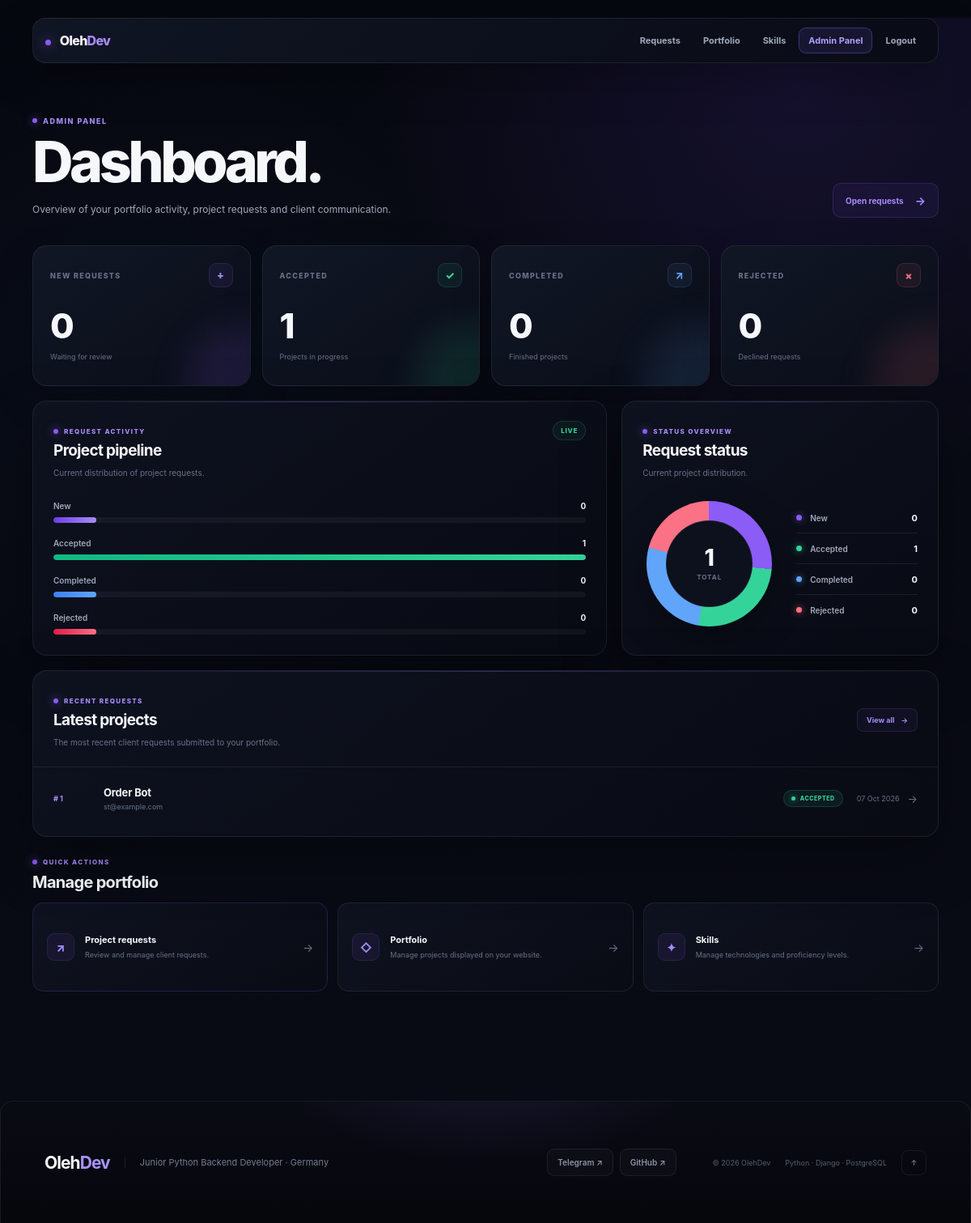
Page /admin-panel/ (signed in) on the committed database.
### olehdev/models.py (models this page shows, shortened)
class ProjectRequest(models.Model):
    class Status(models.TextChoices):
        NEW = "new", "New"
        ACCEPTED = "accepted", "Accepted"
        REJECTED = "rejected", "Rejected"
        COMPLETED = "completed", "Completed"
    class Deadline(models.TextChoices):
        FIVE_SEVEN_DAYS = "5_7_days", "5–7 days"
        ONE_TWO_WEEKS = "1_2_weeks", "1–2 weeks"
        THREE_FOUR_WEEKS = "3_4_weeks", "3–4 weeks"
        ONE_TWO_MONTHS = "1_2_months", "1–2 months"
        NOT_SURE = "not_sure", "Not sure"
    user = models.ForeignKey(
        settings.AUTH_USER_MODEL,
        on_delete=models.CASCADE,
        related_name="project_requests",
        null=True,
        blank=True,
    )
    name = models.CharField(max_length=150)
    email = models.EmailField()
    description = models.CharField(
        max_length=500,
    )
    skills = models.ManyToManyField(
        Skill,
        blank=True,
        related_name="project_requests",
    )
    budget = models.CharField(
        max_length=100,
        blank=True,
    )
    deadline = models.CharField(
        max_length=20,
        choices=Deadline.choices,
        default=Deadline.NOT_SURE,
    )
    status = models.CharField(
        max_length=20,
        choices=Status.choices,
        default=Status.NEW,
    )
    created_at = models.DateTimeField(
        auto_now_add=True,
    )
    updated_at = models.DateTimeField(
        auto_now=True,
    )
    class Meta:
        ordering = ["-created_at"]

### olehdev/views.py (the view)
@admin_required
def admin_dashboard(request):
    requests = ProjectRequest.objects.all()
    new_count = requests.filter(
        status=ProjectRequest.Status.NEW
    ).count()
    accepted_count = requests.filter(
        status=ProjectRequest.Status.ACCEPTED
    ).count()
    completed_count = requests.filter(
        status=ProjectRequest.Status.COMPLETED
    ).count()
    rejected_count = requests.filter(
        status=ProjectRequest.Status.REJECTED
    ).count()
    return render(
        request,
        "admin/dashboard.html",
        {
            "requests": requests[:10],
            "new_count": new_count,
            "accepted_count": accepted_count,
            "completed_count": completed_count,
            "rejected_count": rejected_count,
        },
    )

### olehdev/views.py (called while the page is built)
def admin_required(view_func):
    @wraps(view_func)
    def wrapper(request, *args, **kwargs):
        if not request.user.is_authenticated:
            return redirect("login")
        if not request.user.is_staff:
            return redirect("home")
        return view_func(request, *args, **kwargs)
    return wrapper

### templates/admin/dashboard.html (shortened to what this page needs)
{% extends "base.html" %}
{% load static %}
{% block styles %}
<link
    rel="stylesheet"
    href="{% static 'css/admin.css' %}"
>
{% endblock %}
{% block content %}
<section class="admin-dashboard">
    <div class="admin-dashboard-header">
        <div class="admin-dashboard-heading">
            <div class="section-label">
                ADMIN PANEL
            </div>
            <h1>
                Dashboard.
            </h1>
            <p>
                Overview of your portfolio activity, project requests
                and client communication.
            </p>
        </div>
        <a
            href="{% url 'admin_requests' %}"
            class="admin-header-action"
        >
            <span>Open requests</span>
            <span>→</span>
        </a>
    </div>
    <div class="admin-kpi-grid">
        <div class="admin-kpi-card admin-kpi-new">
            <div class="admin-kpi-top">
                <span class="admin-kpi-label">
                    NEW REQUESTS
                </span>
                <span class="admin-kpi-icon">
                    +
                </span>
            </div>
            <strong class="admin-kpi-number">
                {{ new_count }}
            </strong>
            <span class="admin-kpi-description">
                Waiting for review
            </span>
        </div>
        <div class="admin-kpi-card admin-kpi-accepted">
            <div class="admin-kpi-top">
                <span class="admin-kpi-label">
                    ACCEPTED
                </span>
                <span class="admin-kpi-icon">
                    ✓
                </span>
            </div>
            <strong class="admin-kpi-number">
                {{ accepted_count }}
            </strong>
            <span class="admin-kpi-description">
                Projects in progress
            </span>
        </div>
        <div class="admin-kpi-card admin-kpi-completed">
            <div class="admin-kpi-top">
                <span class="admin-kpi-label">
                    COMPLETED
                </span>
                <span class="admin-kpi-icon">
                    ↗
                </span>
            </div>
            <strong class="admin-kpi-number">
                {{ completed_count }}
            </strong>
            <span class="admin-kpi-description">
                Finished projects
            </span>
        </div>
        <div class="admin-kpi-card admin-kpi-rejected">
            <div class="admin-kpi-top">
                <span class="admin-kpi-label">
                    REJECTED
                </span>
                <span class="admin-kpi-icon">
                    ×
                </span>
            </div>
            <strong class="admin-kpi-number">
                {{ rejected_count }}
            </strong>
            <span class="admin-kpi-description">
                Declined requests
            </span>
        </div>
    </div>
    <div class="admin-analytics-grid">
        <section class="admin-panel admin-activity-panel">
            <div class="admin-panel-header">
                <div>
                    <span class="admin-panel-label">
                        REQUEST ACTIVITY
                    </span>
                    <h2>
                        Project pipeline
                    </h2>
                    <p>
                        Current distribution of project requests.
                    </p>
                </div>
                <div class="admin-panel-badge">
                    LIVE
                </div>
            </div>
            <div class="admin-bar-chart">
                <div
                    class="admin-chart-row"
                    data-chart-value="{{ new_count }}"
                >
                    <div class="admin-chart-info">
                        <span>
                            New
                        </span>
                        <strong>
                            {{ new_count }}
                        </strong>
                    </div>
                    <div class="admin-chart-track">
                        <div class="admin-chart-fill admin-chart-fill-new">
                        </div>
                    </div>
                </div>
                <div
                    class="admin-chart-row"
                    data-chart-value="{{ accepted_count }}"
                >
                    <div class="admin-chart-info">
                        <span>
                            Accepted
                        </span>
                        <strong>
                            {{ accepted_count }}
                        </strong>
                    </div>
                    <div class="admin-chart-track">
                        <div class="admin-chart-fill admin-chart-fill-accepted">
                        </div>
                    </div>
                </div>
                <div
                    class="admin-chart-row"
                    data-chart-value="{{ completed_count }}"
                >
                    <div class="admin-chart-info">
                        <span>
                            Completed
                        </span>
                        <strong>
                            {{ completed_count }}
                        </strong>
                    </div>
                    <div class="admin-chart-track">
                        <div class="admin-chart-fill admin-chart-fill-completed">
                        </div>
                    </div>
                </div>
                <div
                    class="admin-chart-row"
                    data-chart-value="{{ rejected_count }}"
                >
                    <div class="admin-chart-info">
                        <span>
                            Rejected
                        </span>
                        <strong>
                            {{ rejected_count }}
                        </strong>
                    </div>
                    <div class="admin-chart-track">
                        <div class="admin-chart-fill admin-chart-fill-rejected">
                        </div>
                    </div>
                </div>
            </div>
        </section>
        <section class="admin-panel admin-status-panel">
            <div class="admin-panel-header">
                <div>
                    <span class="admin-panel-label">
                        STATUS OVERVIEW
                    </span>
                    <h2>
                        Request status
                    </h2>
                    <p>
                        Current project distribution.
                    </p>
                </div>
            </div>
            <div class="admin-status-visual">
                <div class="admin-status-ring">
                    <div class="admin-status-ring-inner">
                        <strong>
                            {{ new_count|add:accepted_count|add:completed_count|add:rejected_count }}
                        </strong>
                        <span>
                            TOTAL
                        </span>
                    </div>
                </div>
                <div class="admin-status-legend">
                    <div class="admin-legend-item">
                        <span class="admin-legend-dot admin-dot-new"></span>
                        <div>
                            <strong>
                                New
                            </strong>
                            <span>
                                {{ new_count }}
                            </span>
                        </div>
                    </div>
                    <div class="admin-legend-item">
                        <span class="admin-legend-dot admin-dot-accepted"></span>
                        <div>
                            <strong>
                                Accepted
                            </strong>
                            <span>
                                {{ accepted_count }}
                            </span>
                        </div>
                    </div>
                    <div class="admin-legend-item">
                        <span class="admin-legend-dot admin-dot-completed"></span>
                        <div>
                            <strong>
                                Completed
                            </strong>
                            <span>
                                {{ completed_count }}
                            </span>
                        </div>
                    </div>
                    <div class="admin-legend-item">
                        <span class="admin-legend-dot admin-dot-rejected"></span>
                        <div>
                            <strong>
                                Rejected
                            </strong>
                            <span>
                                {{ rejected_count }}
                            </span>
                        </div>
                    </div>
                </div>
            </div>
        </section>
    </div>
    <section class="admin-panel admin-recent-panel">
        <div class="admin-panel-header admin-recent-header">
            <div>
                <span class="admin-panel-label">
                    RECENT REQUESTS
                </span>
                <h2>
                    Latest projects
                </h2>
                <p>
                    The most recent client requests submitted to your portfolio.
                </p>
            </div>
            <a
                href="{% url 'admin_requests' %}"
                class="admin-panel-link"
            >
                View all
                <span>→</span>
            </a>
        </div>
        {% if requests %}
            <div class="admin-request-list">
                {% for project_request in requests %}
                    <a
                        href="{% url 'admin_request_detail' project_request.id %}"
                        class="admin-request-card"
                    >
                        <div class="admin-request-index">
                            <span>
                                #
                            </span>
                            <strong>
                                {{ project_request.id }}
                            </strong>
                        </div>
                        <div class="admin-request-main">
                            <div class="admin-request-title">
                                {{ project_request.name }}
                            </div>
                            <div class="admin-request-email">
                                {{ project_request.email }}
                            </div>
                        </div>
                        <div class="admin-request-status">
                            <span
                                class="status-badge status-{{ project_request.status }}"
                            >
                                <span class="status-dot"></span>
                                {{ project_request.get_status_display }}
                            </span>
                        </div>
                        <div class="admin-request-date">
                            <span>
                                {{ project_request.created_at|date:"d M Y" }}
                            </span>
                            <span>
                                →
                            </span>
                        </div>
                    </a>
                {% endfor %}
            </div>
        {% endif %}
    </section>
    <section class="admin-quick-section">
        <div class="admin-section-heading">
            <div>
                <span class="admin-panel-label">
                    QUICK ACTIONS
                </span>
                <h2>
                    Manage portfolio
                </h2>
            </div>
        </div>
        <div class="admin-quick-grid">
            <a
                href="{% url 'admin_requests' %}"
                class="admin-quick-card admin-quick-primary"
            >
                <div class="admin-quick-icon">
                    ↗
                </div>
                <div>
                    <strong>
                        Project requests
                    </strong>
                    <span>
                        Review and manage client requests.
                    </span>
                </div>
                <span class="admin-quick-arrow">
                    →
                </span>
            </a>
            <a
                href="{% url 'portfolio' %}"
                class="admin-quick-card"
            >
                <div class="admin-quick-icon">
                    ◇
                </div>
                <div>
                    <strong>
                        Portfolio
                    </strong>
                    <span>
                        Manage projects displayed on your website.
                    </span>
                </div>
                <span class="admin-quick-arrow">
                    →
                </span>
            </a>
            <a
                href="{% url 'skills' %}"
                class="admin-quick-card"
            >
                <div class="admin-quick-icon">
                    ✦
                </div>
                <div>
                    <strong>
                        Skills
                    </strong>
                    <span>
                        Manage technologies and proficiency levels.
                    </span>
                </div>
                <span class="admin-quick-arrow">
                    →
                </span>
            </a>
        </div>
    </section>
</section>
{% endblock %}

### rows in the picture
ProjectRequest: id "1", name "Order Bot", email "st@example.com", status "ACCEPTED", created_at "07 Oct 2026"

### other values in the picture
{{ new_count }} "0"
{{ accepted_count }} "1"
{{ completed_count }} "0"
{{ rejected_count }} "0"
{{ new_count|add:accepted_count|add:completed_count|add:rejected_count }} "1"
